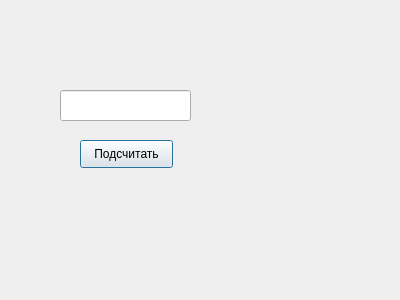
<?xml version="1.0" encoding="UTF-8"?>
<ui version="4.0">
 <class>SecondWindow</class>
 <widget class="QDialog" name="SecondWindow">
  <property name="geometry">
   <rect>
    <x>0</x>
    <y>0</y>
    <width>400</width>
    <height>300</height>
   </rect>
  </property>
  <property name="windowTitle">
   <string>Dialog</string>
  </property>
  <widget class="QLineEdit" name="lineEdit">
   <property name="geometry">
    <rect>
     <x>60</x>
     <y>90</y>
     <width>131</width>
     <height>31</height>
    </rect>
   </property>
  </widget>
  <widget class="QPushButton" name="calculateButton">
   <property name="geometry">
    <rect>
     <x>80</x>
     <y>140</y>
     <width>93</width>
     <height>28</height>
    </rect>
   </property>
   <property name="text">
    <string>Подсчитать</string>
   </property>
  </widget>
  <widget class="QLabel" name="label">
   <property name="geometry">
    <rect>
     <x>84</x>
     <y>200</y>
     <width>91</width>
     <height>20</height>
    </rect>
   </property>
   <property name="text">
    <string/>
   </property>
  </widget>
 </widget>
 <resources/>
 <connections/>
</ui>
